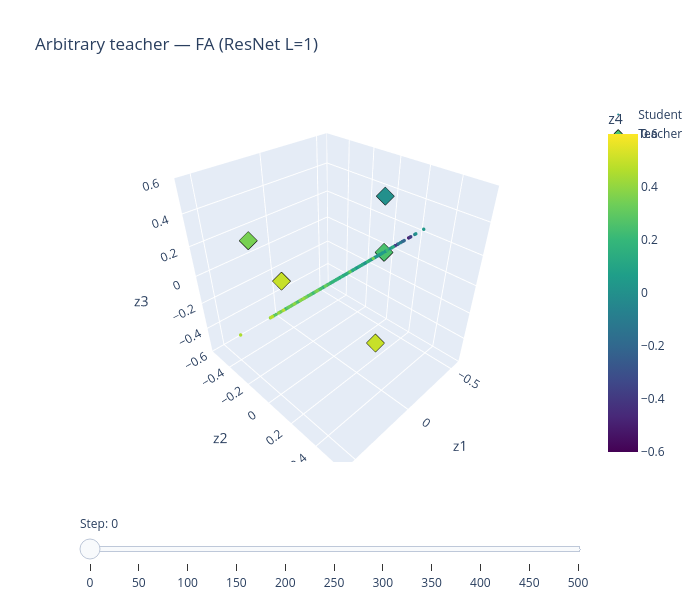

The cell this chart's notebook holds for it:
### Code cell
plot_particles_3d(h_fa_arb, teacher_arb2, "Arbitrary teacher — FA (ResNet L=1)")

### Figure 1 — Plotly figure (JSON) as saved in the notebook; plotly's stock layout.template omitted (floating-point values rounded to 4 significant figures; data arrays with more than 128 entries replaced by an {"elided": "..."} marker saying what was removed)
{"data": [{"marker": {"cmax": 0.6, "cmin": -0.6, "color": {"elided": "500 float values"}, "colorbar": {"title": {"text": "z4"}}, "colorscale": [[0, "#440154"], [0.1111, "#482878"], [0.2222, "#3e4989"], [0.3333, "#31688e"], [0.4444, "#26828e"], [0.5556, "#1f9e89"], [0.6667, "#35b779"], [0.7778, "#6ece58"], [0.8889, "#b5de2b"], [1, "#fde725"]], "size": 2}, "mode": "markers", "name": "Student", "type": "scatter3d", "x": {"elided": "500 float values"}, "y": {"elided": "500 float values"}, "z": {"elided": "500 float values"}}, {"marker": {"cmax": 0.6, "cmin": -0.6, "color": [0.25, 0.5, 0.0, 0.5, 0.35], "colorscale": [[0, "#440154"], [0.1111, "#482878"], [0.2222, "#3e4989"], [0.3333, "#31688e"], [0.4444, "#26828e"], [0.5556, "#1f9e89"], [0.6667, "#35b779"], [0.7778, "#6ece58"], [0.8889, "#b5de2b"], [1, "#fde725"]], "line": {"color": "black", "width": 1}, "size": 6, "symbol": "diamond"}, "mode": "markers", "name": "Teacher", "type": "scatter3d", "x": [-0.5, 0.25, -0.25, 0.0, 0.35], "y": [0.0, 0.5, 0.15, -0.5, -0.35], "z": [0.0, 0.0, 0.5, -0.25, 0.25]}], "layout": {"height": 600, "scene": {"xaxis": {"range": [-0.6, 0.6], "title": {"text": "z1"}}, "yaxis": {"range": [-0.6, 0.6], "title": {"text": "z2"}}, "zaxis": {"range": [-0.6, 0.6], "title": {"text": "z3"}}}, "sliders": [{"active": 0, "currentvalue": {"prefix": "Step: "}, "pad": {"t": 50}, "steps": [{"args": [["0"], {"frame": {"duration": 0, "redraw": true}, "mode": "immediate", "transition": {"duration": 0}}], "label": "0", "method": "animate"}, {"args": [["50"], {"frame": {"duration": 0, "redraw": true}, "mode": "immediate", "transition": {"duration": 0}}], "label": "50", "method": "animate"}, {"args": [["100"], {"frame": {"duration": 0, "redraw": true}, "mode": "immediate", "transition": {"duration": 0}}], "label": "100", "method": "animate"}, {"args": [["150"], {"frame": {"duration": 0, "redraw": true}, "mode": "immediate", "transition": {"duration": 0}}], "label": "150", "method": "animate"}, {"args": [["200"], {"frame": {"duration": 0, "redraw": true}, "mode": "immediate", "transition": {"duration": 0}}], "label": "200", "method": "animate"}, {"args": [["250"], {"frame": {"duration": 0, "redraw": true}, "mode": "immediate", "transition": {"duration": 0}}], "label": "250", "method": "animate"}, {"args": [["300"], {"frame": {"duration": 0, "redraw": true}, "mode": "immediate", "transition": {"duration": 0}}], "label": "300", "method": "animate"}, {"args": [["350"], {"frame": {"duration": 0, "redraw": true}, "mode": "immediate", "transition": {"duration": 0}}], "label": "350", "method": "animate"}, {"args": [["400"], {"frame": {"duration": 0, "redraw": true}, "mode": "immediate", "transition": {"duration": 0}}], "label": "400", "method": "animate"}, {"args": [["450"], {"frame": {"duration": 0, "redraw": true}, "mode": "immediate", "transition": {"duration": 0}}], "label": "450", "method": "animate"}, {"args": [["500"], {"frame": {"duration": 0, "redraw": true}, "mode": "immediate", "transition": {"duration": 0}}], "label": "500", "method": "animate"}]}], "title": {"text": "Arbitrary teacher — FA (ResNet L=1)"}, "width": 700}}
